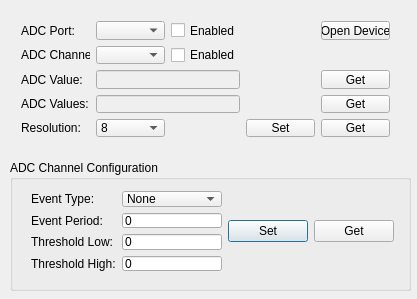
<?xml version="1.0" encoding="UTF-8"?>
<ui version="4.0">
 <class>Dialog</class>
 <widget class="QDialog" name="Dialog">
  <property name="geometry">
   <rect>
    <x>0</x>
    <y>0</y>
    <width>417</width>
    <height>299</height>
   </rect>
  </property>
  <property name="windowTitle">
   <string>Adc Gui</string>
  </property>
  <widget class="QGroupBox" name="groupBoxAdcChannelConfig">
   <property name="geometry">
    <rect>
     <x>10</x>
     <y>160</y>
     <width>401</width>
     <height>131</height>
    </rect>
   </property>
   <property name="title">
    <string>ADC Channel Configuration</string>
   </property>
   <widget class="QWidget" name="layoutWidget">
    <property name="geometry">
     <rect>
      <x>10</x>
      <y>20</y>
      <width>385</width>
      <height>102</height>
     </rect>
    </property>
    <layout class="QGridLayout" name="gridLayout_3">
     <item row="0" column="0">
      <layout class="QGridLayout" name="gridLayout">
       <item row="0" column="0">
        <widget class="QLabel" name="labelEventType">
         <property name="text">
          <string>Event Type:</string>
         </property>
        </widget>
       </item>
       <item row="0" column="1">
        <widget class="QComboBox" name="comboBoxEventType">
         <item>
          <property name="text">
           <string>None</string>
          </property>
         </item>
         <item>
          <property name="text">
           <string>Below</string>
          </property>
         </item>
         <item>
          <property name="text">
           <string>Above</string>
          </property>
         </item>
         <item>
          <property name="text">
           <string>Outside</string>
          </property>
         </item>
         <item>
          <property name="text">
           <string>Inside</string>
          </property>
         </item>
         <item>
          <property name="text">
           <string>Always</string>
          </property>
         </item>
        </widget>
       </item>
       <item row="1" column="0">
        <widget class="QLabel" name="labelEventPeriod">
         <property name="text">
          <string>Event Period:</string>
         </property>
        </widget>
       </item>
       <item row="1" column="1">
        <widget class="QLineEdit" name="lineEditEventPeriod">
         <property name="text">
          <string>0</string>
         </property>
        </widget>
       </item>
       <item row="2" column="0">
        <widget class="QLabel" name="labelThresLow">
         <property name="text">
          <string>Threshold Low:</string>
         </property>
        </widget>
       </item>
       <item row="2" column="1">
        <widget class="QLineEdit" name="lineEditThresholdLow">
         <property name="text">
          <string>0</string>
         </property>
        </widget>
       </item>
       <item row="3" column="0">
        <widget class="QLabel" name="labelThresHigh">
         <property name="text">
          <string>Threshold High:</string>
         </property>
        </widget>
       </item>
       <item row="3" column="1">
        <widget class="QLineEdit" name="lineEditThresholdHigh">
         <property name="text">
          <string>0</string>
         </property>
        </widget>
       </item>
      </layout>
     </item>
     <item row="0" column="1">
      <widget class="QPushButton" name="pushButtonSetChannelConfig">
       <property name="text">
        <string>Set</string>
       </property>
      </widget>
     </item>
     <item row="0" column="2">
      <widget class="QPushButton" name="pushButtonGetChannelConfig">
       <property name="text">
        <string>Get</string>
       </property>
      </widget>
     </item>
    </layout>
   </widget>
  </widget>
  <widget class="QWidget" name="layoutWidget1">
   <property name="geometry">
    <rect>
     <x>10</x>
     <y>10</y>
     <width>391</width>
     <height>138</height>
    </rect>
   </property>
   <layout class="QGridLayout" name="gridLayout_2">
    <item row="0" column="0">
     <widget class="QLabel" name="labelAdcPort">
      <property name="text">
       <string>ADC Port:</string>
      </property>
     </widget>
    </item>
    <item row="0" column="1">
     <widget class="QComboBox" name="comboBoxAdcPort"/>
    </item>
    <item row="0" column="2">
     <widget class="QCheckBox" name="checkBoxEnableAdc">
      <property name="text">
       <string>Enabled</string>
      </property>
     </widget>
    </item>
    <item row="0" column="4">
     <widget class="QPushButton" name="pushButtonOpenDevice">
      <property name="text">
       <string>Open Device</string>
      </property>
     </widget>
    </item>
    <item row="1" column="0">
     <widget class="QLabel" name="labelAdcChannel">
      <property name="text">
       <string>ADC Channel:</string>
      </property>
     </widget>
    </item>
    <item row="1" column="1">
     <widget class="QComboBox" name="comboBoxAdcChannel"/>
    </item>
    <item row="1" column="2">
     <widget class="QCheckBox" name="checkBoxChannelEnableAdc">
      <property name="text">
       <string>Enabled</string>
      </property>
     </widget>
    </item>
    <item row="2" column="0">
     <widget class="QLabel" name="labelAdcValue">
      <property name="text">
       <string>ADC Value:</string>
      </property>
     </widget>
    </item>
    <item row="2" column="1" colspan="2">
     <widget class="QLineEdit" name="AdcValue">
      <property name="enabled">
       <bool>false</bool>
      </property>
     </widget>
    </item>
    <item row="2" column="4">
     <widget class="QPushButton" name="pushButtonGetAdcChannelValue">
      <property name="text">
       <string>Get</string>
      </property>
     </widget>
    </item>
    <item row="3" column="0">
     <widget class="QLabel" name="labelAdcValues">
      <property name="text">
       <string>ADC Values:</string>
      </property>
     </widget>
    </item>
    <item row="3" column="1" colspan="2">
     <widget class="QLineEdit" name="AdcValues">
      <property name="enabled">
       <bool>false</bool>
      </property>
     </widget>
    </item>
    <item row="3" column="4">
     <widget class="QPushButton" name="pushButtonGetAdcValues">
      <property name="text">
       <string>Get</string>
      </property>
     </widget>
    </item>
    <item row="4" column="0">
     <widget class="QLabel" name="labelResolution">
      <property name="text">
       <string>Resolution:</string>
      </property>
     </widget>
    </item>
    <item row="4" column="1">
     <widget class="QComboBox" name="comboBoxAdcResolution">
      <item>
       <property name="text">
        <string>8</string>
       </property>
      </item>
      <item>
       <property name="text">
        <string>10</string>
       </property>
      </item>
      <item>
       <property name="text">
        <string>12</string>
       </property>
      </item>
     </widget>
    </item>
    <item row="4" column="3">
     <widget class="QPushButton" name="pushButtonSetResolution">
      <property name="text">
       <string>Set</string>
      </property>
     </widget>
    </item>
    <item row="4" column="4">
     <widget class="QPushButton" name="pushButtonGetResolution">
      <property name="text">
       <string>Get</string>
      </property>
     </widget>
    </item>
   </layout>
  </widget>
 </widget>
 <layoutdefault spacing="6" margin="11"/>
 <resources/>
 <connections/>
</ui>
